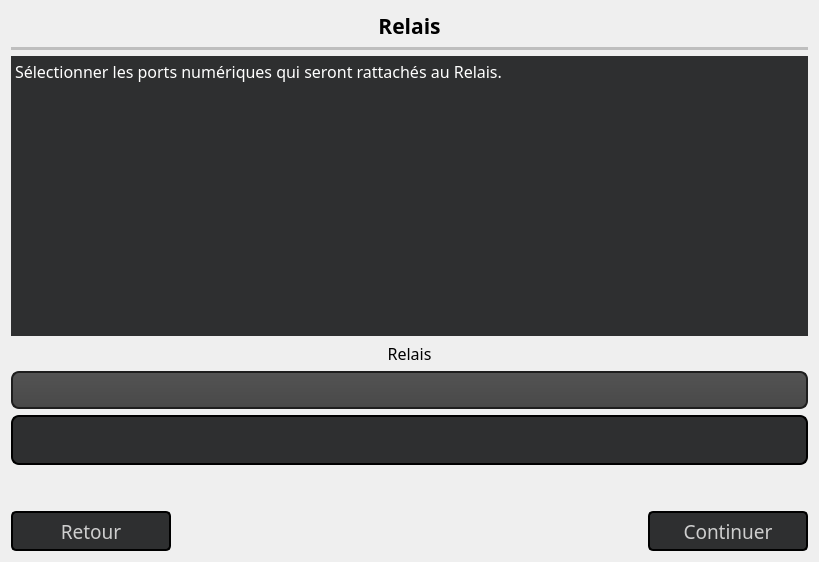
        <widget class="QWidget" name="pageRelais">
         <layout class="QGridLayout" name="gridLayout_22">
          <item row="0" column="0">
           <layout class="QVBoxLayout" name="verticalLayout_14">
            <item>
             <layout class="QVBoxLayout" name="verticalLayout_38">
              <item>
               <widget class="QLabel" name="labelConfigTitre_10">
                <property name="sizePolicy">
                 <sizepolicy hsizetype="Preferred" vsizetype="Maximum">
                  <horstretch>0</horstretch>
                  <verstretch>0</verstretch>
                 </sizepolicy>
                </property>
                <property name="font">
                 <font>
                  <family>Quicksand SemiBold</family>
                  <pointsize>16</pointsize>
                  <weight>75</weight>
                  <bold>true</bold>
                 </font>
                </property>
                <property name="styleSheet">
                 <string notr="true">QLabel#labelConfigTitre{
	color: rgb(255, 255, 255);
}</string>
                </property>
                <property name="text">
                 <string>Relais</string>
                </property>
                <property name="alignment">
                 <set>Qt::AlignCenter</set>
                </property>
                <property name="textInteractionFlags">
                 <set>Qt::NoTextInteraction</set>
                </property>
               </widget>
              </item>
              <item>
               <widget class="Line" name="line_10">
                <property name="enabled">
                 <bool>false</bool>
                </property>
                <property name="sizePolicy">
                 <sizepolicy hsizetype="Minimum" vsizetype="Maximum">
                  <horstretch>0</horstretch>
                  <verstretch>0</verstretch>
                 </sizepolicy>
                </property>
                <property name="minimumSize">
                 <size>
                  <width>0</width>
                  <height>0</height>
                 </size>
                </property>
                <property name="maximumSize">
                 <size>
                  <width>16777215</width>
                  <height>3</height>
                 </size>
                </property>
                <property name="autoFillBackground">
                 <bool>false</bool>
                </property>
                <property name="frameShadow">
                 <enum>QFrame::Plain</enum>
                </property>
                <property name="lineWidth">
                 <number>5</number>
                </property>
                <property name="orientation">
                 <enum>Qt::Horizontal</enum>
                </property>
               </widget>
              </item>
             </layout>
            </item>
            <item>
             <widget class="QTextEdit" name="tEInfoRelais">
              <property name="sizePolicy">
               <sizepolicy hsizetype="Expanding" vsizetype="Expanding">
                <horstretch>0</horstretch>
                <verstretch>0</verstretch>
               </sizepolicy>
              </property>
              <property name="minimumSize">
               <size>
                <width>797</width>
                <height>280</height>
               </size>
              </property>
              <property name="font">
               <font>
                <family>Quicksand Medium</family>
               </font>
              </property>
              <property name="styleSheet">
               <string notr="true">QTextEdit#tEInfoRelais{
	background-color: rgb(46, 47, 48);
	color: rgb(255, 255, 255);
}</string>
              </property>
              <property name="frameShape">
               <enum>QFrame::NoFrame</enum>
              </property>
              <property name="html">
               <string>&lt;!DOCTYPE HTML PUBLIC &quot;-//W3C//DTD HTML 4.0//EN&quot; &quot;http://www.w3.org/TR/REC-html40/strict.dtd&quot;&gt;
&lt;html&gt;&lt;head&gt;&lt;meta name=&quot;qrichtext&quot; content=&quot;1&quot; /&gt;&lt;style type=&quot;text/css&quot;&gt;
p, li { white-space: pre-wrap; }
&lt;/style&gt;&lt;/head&gt;&lt;body style=&quot; font-family:'Quicksand Medium'; font-size:7.8pt; font-weight:400; font-style:normal;&quot;&gt;
&lt;p style=&quot; margin-top:12px; margin-bottom:12px; margin-left:0px; margin-right:0px; -qt-block-indent:0; text-indent:0px;&quot;&gt;&lt;span style=&quot; font-size:12pt;&quot;&gt;Sélectionner les ports numériques qui seront rattachés au Relais.&lt;/span&gt;&lt;/p&gt;&lt;/body&gt;&lt;/html&gt;</string>
              </property>
             </widget>
            </item>
            <item>
             <layout class="QVBoxLayout" name="verticalLayout_40">
              <item>
               <widget class="QLabel" name="label_19">
                <property name="font">
                 <font>
                  <family>Quicksand Medium</family>
                  <pointsize>12</pointsize>
                 </font>
                </property>
                <property name="text">
                 <string>Relais</string>
                </property>
                <property name="alignment">
                 <set>Qt::AlignCenter</set>
                </property>
               </widget>
              </item>
              <item>
               <widget class="QComboBox" name="cBDOLineRelais">
                <property name="sizePolicy">
                 <sizepolicy hsizetype="Expanding" vsizetype="Fixed">
                  <horstretch>0</horstretch>
                  <verstretch>0</verstretch>
                 </sizepolicy>
                </property>
                <property name="minimumSize">
                 <size>
                  <width>0</width>
                  <height>38</height>
                 </size>
                </property>
                <property name="font">
                 <font>
                  <family>Quicksand SemiBold</family>
                  <pointsize>12</pointsize>
                  <weight>75</weight>
                  <bold>true</bold>
                 </font>
                </property>
                <property name="styleSheet">
                 <string notr="true">QComboBox#cBDOLineRelais
{
	color: rgb(208, 208, 208);
    background-color: QLinearGradient( x1: 0, y1: 0, x2: 0, y2: 1, stop: 0 #565656, stop: 0.1 #525252, stop: 0.5 #4e4e4e, stop: 0.9 #4a4a4a, stop: 1 #464646);
    border: 2px solid #1e1e1e;
    border-radius: 8px;
    padding: 1px 0px 1px 10px;
}

QComboBox#cBDOLineRelais:hover
{
    border: 2px solid black;
    color: white;
}

QComboBox#cBDOLineRelais QAbstractItemView
{
	background-color: rgb(46, 47, 48);
	border: 2px solid black;
	selection-background-color: rgb(81, 81, 81);
	border-top: none;
}

QComboBox#cBDOLineRelais::drop-down
{
     subcontrol-origin: padding;
     subcontrol-position: top right;
     width: 15px;
     color: white;
     border-left-color: darkgray;
     padding-left: 10px;
 }

</string>
                </property>
               </widget>
              </item>
              <item>
               <widget class="QLineEdit" name="lEDOLineRelais">
                <property name="minimumSize">
                 <size>
                  <width>0</width>
                  <height>50</height>
                 </size>
                </property>
                <property name="font">
                 <font>
                  <family>Quicksand</family>
                  <pointsize>10</pointsize>
                  <weight>50</weight>
                  <bold>false</bold>
                 </font>
                </property>
                <property name="styleSheet">
                 <string notr="true">QLineEdit#lEDOLineRelais{
	color: rgb(255, 255, 255);
	background-color: rgb(46, 47, 48);
	border: 2px solid black;
	border-radius: 8px;
	padding-left: 5px;
}</string>
                </property>
                <property name="text">
                 <string/>
                </property>
                <property name="readOnly">
                 <bool>false</bool>
                </property>
               </widget>
              </item>
             </layout>
            </item>
            <item>
             <spacer name="verticalSpacer_15">
              <property name="orientation">
               <enum>Qt::Vertical</enum>
              </property>
              <property name="sizeHint" stdset="0">
               <size>
                <width>20</width>
                <height>40</height>
               </size>
              </property>
             </spacer>
            </item>
            <item>
             <layout class="QHBoxLayout" name="horizontalLayout_27">
              <item>
               <widget class="QPushButton" name="pBRetour_6">
                <property name="enabled">
                 <bool>true</bool>
                </property>
                <property name="minimumSize">
                 <size>
                  <width>160</width>
                  <height>40</height>
                 </size>
                </property>
                <property name="maximumSize">
                 <size>
                  <width>160</width>
                  <height>40</height>
                 </size>
                </property>
                <property name="sizeIncrement">
                 <size>
                  <width>0</width>
                  <height>0</height>
                 </size>
                </property>
                <property name="font">
                 <font>
                  <family>Quicksand Medium</family>
                  <pointsize>14</pointsize>
                  <weight>50</weight>
                  <bold>false</bold>
                 </font>
                </property>
                <property name="styleSheet">
                 <string notr="true">QPushButton#pBRetour_6:hover{
	color: rgb(255, 255, 255);
	background-color: rgba(255, 0, 0, 70);
	border-color: rgb(98, 98, 98);
}

QPushButton#pBRetour_6{
	background-color: rgb(46, 47, 48);
	color: rgb(206, 206, 206);
	border: 2px solid black;
	border-radius: 5;
}</string>
                </property>
                <property name="text">
                 <string>Retour</string>
                </property>
               </widget>
              </item>
              <item>
               <spacer name="horizontalSpacer_39">
                <property name="orientation">
                 <enum>Qt::Horizontal</enum>
                </property>
                <property name="sizeHint" stdset="0">
                 <size>
                  <width>40</width>
                  <height>20</height>
                 </size>
                </property>
               </spacer>
              </item>
              <item>
               <widget class="QPushButton" name="pBContinuerConfig_7">
                <property name="enabled">
                 <bool>true</bool>
                </property>
                <property name="minimumSize">
                 <size>
                  <width>160</width>
                  <height>40</height>
                 </size>
                </property>
                <property name="maximumSize">
                 <size>
                  <width>220</width>
                  <height>40</height>
                 </size>
                </property>
                <property name="sizeIncrement">
                 <size>
                  <width>0</width>
                  <height>0</height>
                 </size>
                </property>
                <property name="font">
                 <font>
                  <family>Quicksand Medium</family>
                  <pointsize>14</pointsize>
                  <weight>50</weight>
                  <bold>false</bold>
                 </font>
                </property>
                <property name="styleSheet">
                 <string notr="true">QPushButton#pBContinuerConfig_7:hover{
	color: rgb(255, 255, 255);
	background-color: rgba(0, 170, 0, 60);
	border-color: rgb(98, 98, 98);
}

QPushButton#pBContinuerConfig_7{
	background-color: rgb(46, 47, 48);
	color: rgb(206, 206, 206);
	border: 2px solid black;
	border-radius: 5;
}</string>
                </property>
                <property name="text">
                 <string>Continuer</string>
                </property>
               </widget>
              </item>
             </layout>
            </item>
           </layout>
          </item>
         </layout>
        </widget>
